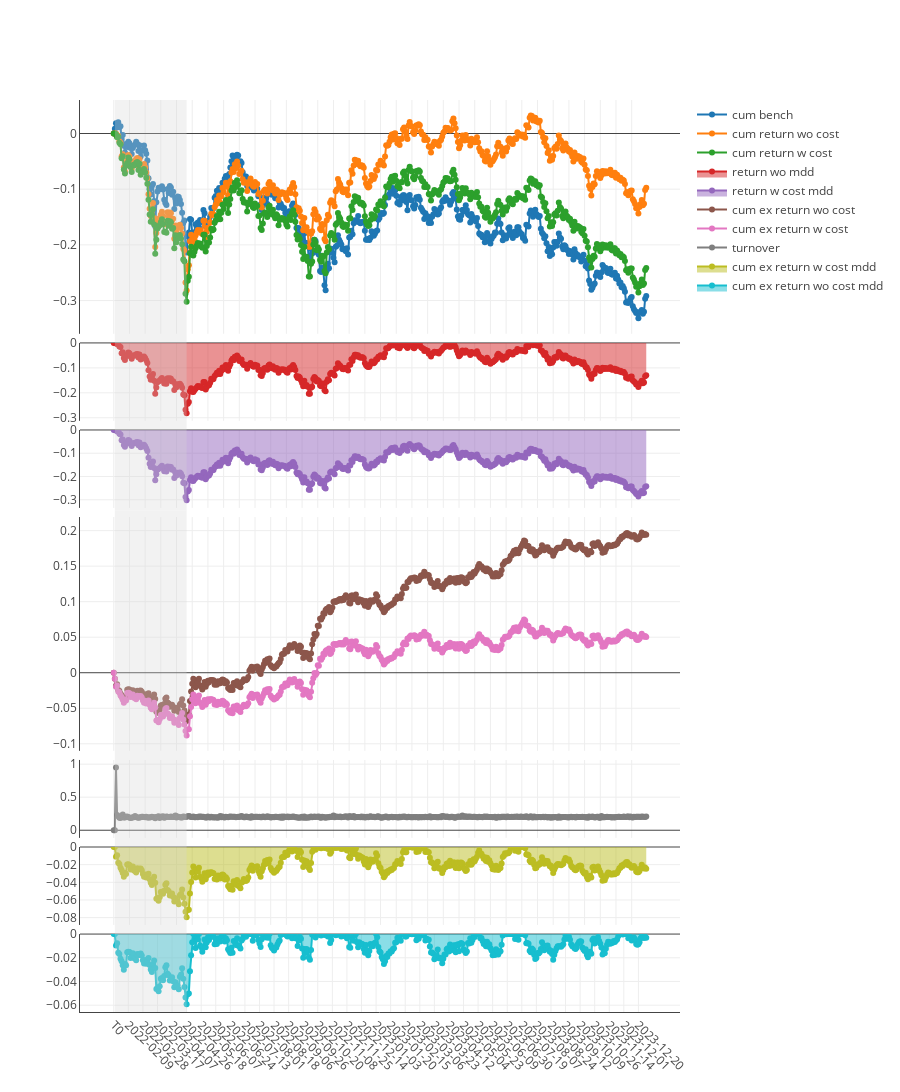

The notebook cell saved with this chart:
### Code cell
import pickle

file_path = f'out/backtests/{ex_num}/boot/0-graph.pkl'

with open(file_path, 'rb') as file:
    chart = pickle.load(file)
chart.show()

### Figure 1 — Plotly figure (JSON) as saved in the notebook; plotly's stock layout.template omitted (floating-point values rounded to 4 significant figures; data arrays with more than 128 entries replaced by an {"elided": "..."} marker saying what was removed)
{"data": [{"mode": "lines+markers", "name": "cum bench", "type": "scatter", "x": {"elided": "476 str values"}, "xaxis": "x", "y": {"elided": "476 float values"}, "yaxis": "y"}, {"mode": "lines+markers", "name": "cum return wo cost", "type": "scatter", "x": {"elided": "476 str values"}, "xaxis": "x", "y": {"elided": "476 float values"}, "yaxis": "y"}, {"mode": "lines+markers", "name": "cum return w cost", "type": "scatter", "x": {"elided": "476 str values"}, "xaxis": "x", "y": {"elided": "476 float values"}, "yaxis": "y"}, {"fill": "tozeroy", "mode": "lines+markers", "name": "return wo mdd", "type": "scatter", "x": {"elided": "476 str values"}, "xaxis": "x2", "y": {"elided": "476 float values"}, "yaxis": "y2"}, {"fill": "tozeroy", "mode": "lines+markers", "name": "return w cost mdd", "type": "scatter", "x": {"elided": "476 str values"}, "xaxis": "x3", "y": {"elided": "476 float values"}, "yaxis": "y3"}, {"mode": "lines+markers", "name": "cum ex return wo cost", "type": "scatter", "x": {"elided": "476 str values"}, "xaxis": "x4", "y": {"elided": "476 float values"}, "yaxis": "y4"}, {"mode": "lines+markers", "name": "cum ex return w cost", "type": "scatter", "x": {"elided": "476 str values"}, "xaxis": "x4", "y": {"elided": "476 float values"}, "yaxis": "y4"}, {"mode": "lines+markers", "name": "turnover", "type": "scatter", "x": {"elided": "476 str values"}, "xaxis": "x5", "y": {"elided": "476 float values"}, "yaxis": "y5"}, {"fill": "tozeroy", "mode": "lines+markers", "name": "cum ex return w cost mdd", "type": "scatter", "x": {"elided": "476 str values"}, "xaxis": "x6", "y": {"elided": "476 float values"}, "yaxis": "y6"}, {"fill": "tozeroy", "mode": "lines+markers", "name": "cum ex return wo cost mdd", "type": "scatter", "x": {"elided": "476 str values"}, "xaxis": "x7", "y": {"elided": "476 float values"}, "yaxis": "y7"}], "layout": {"height": 1200, "shapes": [{"fillcolor": "#d3d3d3", "line": {"width": 0}, "opacity": 0.3, "type": "rect", "x0": "2022-01-17", "x1": "2022-04-26", "xref": "x", "y0": 0.55, "y1": 1, "yref": "paper"}, {"fillcolor": "#d3d3d3", "line": {"width": 0}, "opacity": 0.3, "type": "rect", "x0": "2022-01-17", "x1": "2022-04-26", "xref": "x", "y0": 0, "y1": 0.55, "yref": "paper"}], "title": {"text": " "}, "xaxis": {"anchor": "y", "domain": [0, 1], "matches": "x7", "showline": false, "showticklabels": false, "tickangle": 45, "type": "category"}, "xaxis2": {"anchor": "y2", "domain": [0, 1], "matches": "x7", "showline": false, "showticklabels": false, "tickangle": 45, "type": "category"}, "xaxis3": {"anchor": "y3", "domain": [0, 1], "matches": "x7", "showline": false, "showticklabels": false, "tickangle": 45, "type": "category"}, "xaxis4": {"anchor": "y4", "domain": [0, 1], "matches": "x7", "showline": false, "showticklabels": false, "tickangle": 45, "type": "category"}, "xaxis5": {"anchor": "y5", "domain": [0, 1], "matches": "x7", "showline": false, "showticklabels": false, "tickangle": 45, "type": "category"}, "xaxis6": {"anchor": "y6", "domain": [0, 1], "matches": "x7", "showline": false, "showticklabels": false, "tickangle": 45, "type": "category"}, "xaxis7": {"anchor": "y7", "domain": [0, 1], "showline": true, "tickangle": 45, "type": "category"}, "yaxis": {"anchor": "x", "domain": [0.7436, 1], "showline": true, "showticklabels": true, "zeroline": true}, "yaxis2": {"anchor": "x2", "domain": [0.6482, 0.7336], "showline": true, "showticklabels": true, "zeroline": true}, "yaxis3": {"anchor": "x3", "domain": [0.5527, 0.6382], "showline": true, "showticklabels": true, "zeroline": true}, "yaxis4": {"anchor": "x4", "domain": [0.2864, 0.5427], "showline": true, "showticklabels": true, "zeroline": true}, "yaxis5": {"anchor": "x5", "domain": [0.1909, 0.2764], "showline": true, "showticklabels": true, "zeroline": true}, "yaxis6": {"anchor": "x6", "domain": [0.09545, 0.1809], "showline": true, "showticklabels": true, "zeroline": true}, "yaxis7": {"anchor": "x7", "domain": [0, 0.08545], "showline": true, "showticklabels": true, "zeroline": true}}}
